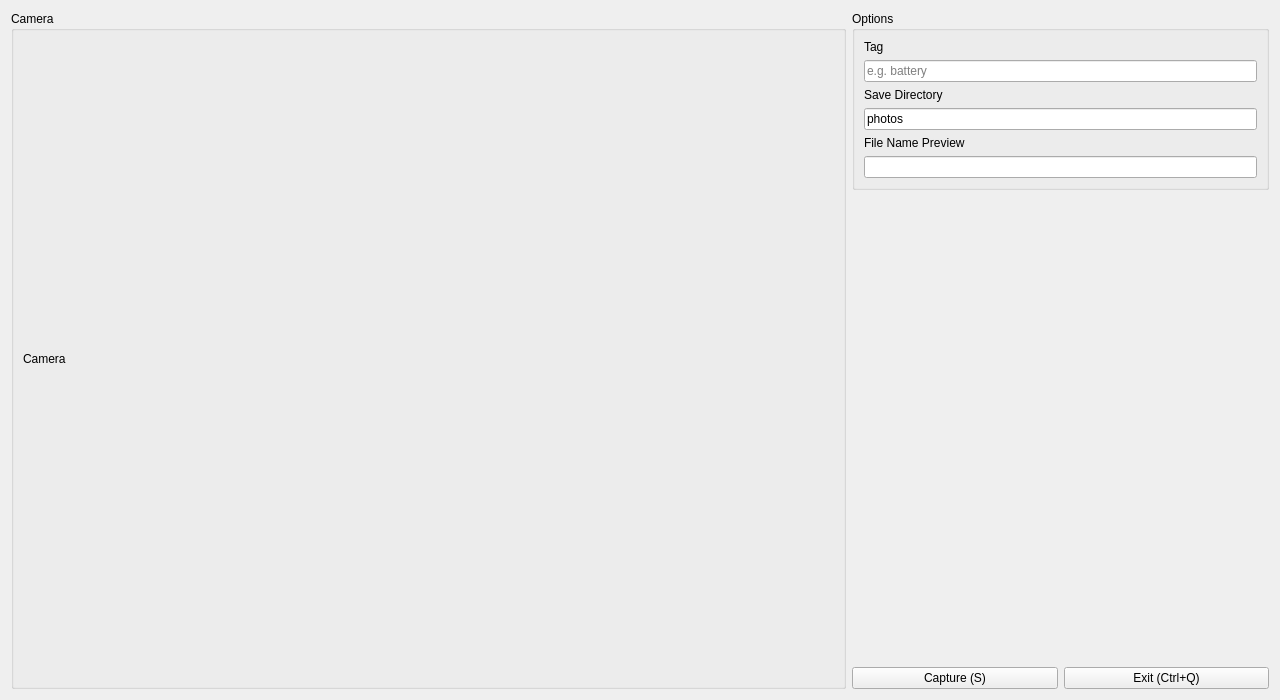
<?xml version="1.0" encoding="UTF-8"?>
<ui version="4.0">
 <class>ImageCaptureTool</class>
 <widget class="QWidget" name="ImageCaptureTool">
  <property name="geometry">
   <rect>
    <x>0</x>
    <y>0</y>
    <width>1280</width>
    <height>700</height>
   </rect>
  </property>
  <property name="windowTitle">
   <string>Image Capture Tool</string>
  </property>
  <layout class="QHBoxLayout" name="horizontalLayout_3" stretch="2,1">
   <item>
    <widget class="QGroupBox" name="groupBox_camera">
     <property name="title">
      <string>Camera</string>
     </property>
     <layout class="QVBoxLayout" name="verticalLayout">
      <item>
       <widget class="ImageLabel" name="label_camera">
        <property name="minimumSize">
         <size>
          <width>640</width>
          <height>480</height>
         </size>
        </property>
        <property name="text">
         <string>Camera</string>
        </property>
       </widget>
      </item>
     </layout>
    </widget>
   </item>
   <item>
    <layout class="QVBoxLayout" name="verticalLayout_3" stretch="0,1,0">
     <item>
      <widget class="QGroupBox" name="groupBox">
       <property name="title">
        <string>Options</string>
       </property>
       <layout class="QVBoxLayout" name="verticalLayout_2">
        <item>
         <widget class="BodyLabel" name="label_tag">
          <property name="text">
           <string>Tag</string>
          </property>
         </widget>
        </item>
        <item>
         <widget class="LineEdit" name="lineEdit_tag">
          <property name="placeholderText">
           <string>e.g. battery</string>
          </property>
         </widget>
        </item>
        <item>
         <widget class="BodyLabel" name="label_savedir">
          <property name="text">
           <string>Save Directory</string>
          </property>
         </widget>
        </item>
        <item>
         <widget class="LineEdit" name="lineEdit_savedir">
          <property name="inputMask">
           <string/>
          </property>
          <property name="text">
           <string>photos</string>
          </property>
          <property name="dragEnabled">
           <bool>false</bool>
          </property>
          <property name="cursorMoveStyle">
           <enum>Qt::VisualMoveStyle</enum>
          </property>
         </widget>
        </item>
        <item>
         <widget class="BodyLabel" name="label_preview">
          <property name="text">
           <string>File Name Preview</string>
          </property>
         </widget>
        </item>
        <item>
         <widget class="LineEdit" name="lineEdit_preview">
          <property name="readOnly">
           <bool>true</bool>
          </property>
         </widget>
        </item>
       </layout>
      </widget>
     </item>
     <item>
      <spacer name="verticalSpacer">
       <property name="orientation">
        <enum>Qt::Vertical</enum>
       </property>
       <property name="sizeHint" stdset="0">
        <size>
         <width>20</width>
         <height>40</height>
        </size>
       </property>
      </spacer>
     </item>
     <item>
      <layout class="QHBoxLayout" name="horizontalLayout">
       <item>
        <widget class="PrimaryPushButton" name="button_capture">
         <property name="text">
          <string>Capture (S)</string>
         </property>
        </widget>
       </item>
       <item>
        <widget class="PushButton" name="button_exit">
         <property name="text">
          <string>Exit (Ctrl+Q)</string>
         </property>
        </widget>
       </item>
      </layout>
     </item>
    </layout>
   </item>
  </layout>
 </widget>
 <customwidgets>
  <customwidget>
   <class>LineEdit</class>
   <extends>QLineEdit</extends>
   <header>qfluentwidgets</header>
  </customwidget>
  <customwidget>
   <class>ImageLabel</class>
   <extends>QLabel</extends>
   <header>qfluentwidgets</header>
  </customwidget>
  <customwidget>
   <class>PrimaryPushButton</class>
   <extends>QPushButton</extends>
   <header>qfluentwidgets</header>
  </customwidget>
  <customwidget>
   <class>PushButton</class>
   <extends>QPushButton</extends>
   <header>qfluentwidgets</header>
  </customwidget>
  <customwidget>
   <class>BodyLabel</class>
   <extends>QLabel</extends>
   <header>qfluentwidgets</header>
  </customwidget>
 </customwidgets>
 <resources/>
 <connections/>
</ui>
